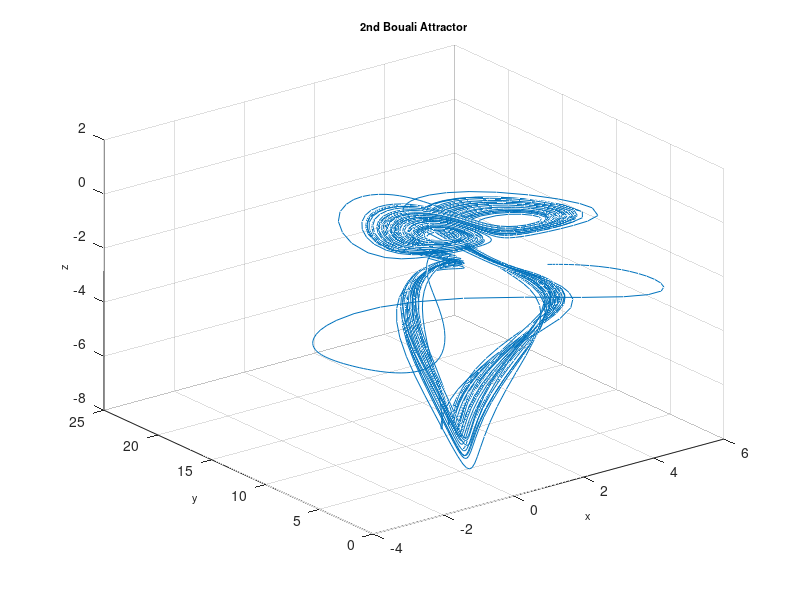

Write MATLAB code to recreate this figure.
function Bouali
%==========================================================================
% Matlab program to plot a phase portrait of the 3D chaotic system
%==========================================================================
clear
clc
clf
%==================== Parameters ==========================================
a = 0.3; b=1;
%===================== Initial conditions =================================
initial=[1, 0.1, 0.2]; 
% =============== Solves ODEs =============================================
deq1=@(t,x) [x(1)*(4-x(2))+a*x(3); -x(2)*(1-x(1)^2); ...
    -x(1)*(1.5-b*x(3))-0.05*x(3)];
[~,sol] = ode45(deq1,[0, 450],initial);
%============= Runs simulation ============================================
    plot3(sol(:,1),sol(:,2),sol(:,3)),grid
    title('2nd Bouali Attractor','fontsize',8)
    xlabel('x','fontsize',8)
    ylabel('y','fontsize',8)
    zlabel('z','fontsize',8)
%================= End of program =========================================